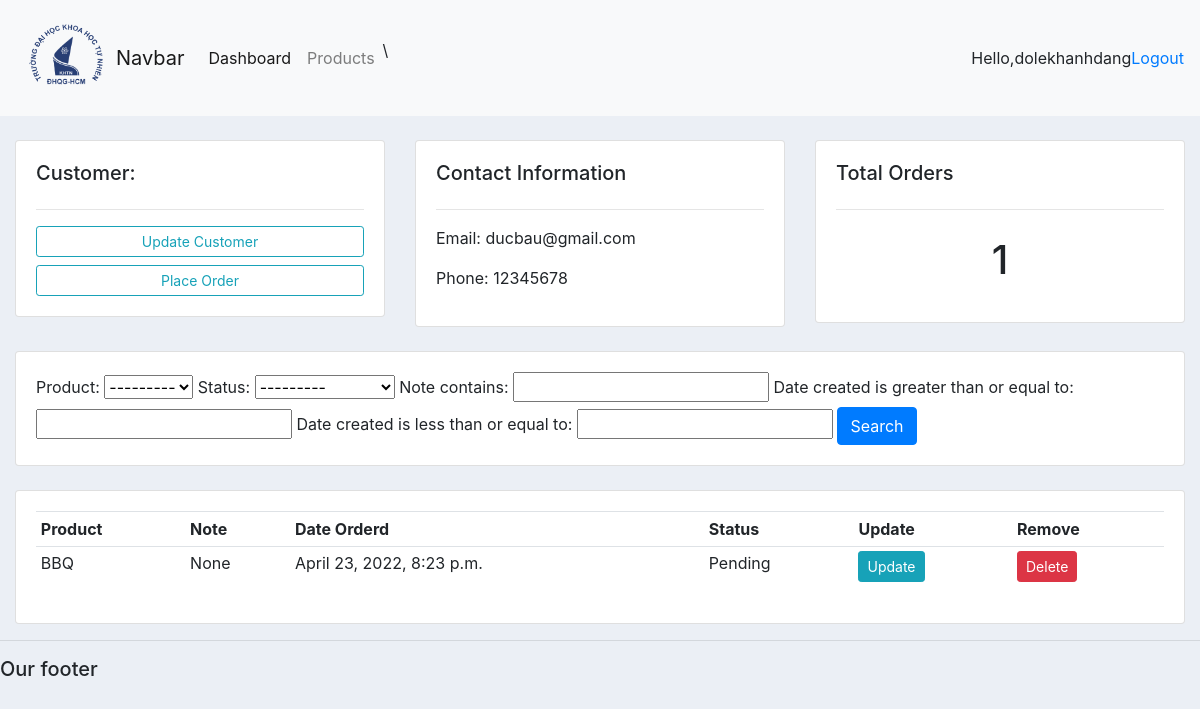
/customers/2/ (signed in), run on the app's committed database.
### accounts/models.py (models this page shows, shortened)
class Customer(models.Model):
    user = models.OneToOneField(User, null=True, blank=True, on_delete=models.CASCADE)
    name = models.CharField(max_length=200, null=True)
    phone = models.CharField(max_length=200, null=True)
    email = models.CharField(max_length=200, null=True)
    profile_pic = models.ImageField(default="logo KHTN_REMAKE.png", null=True, blank=True)
    date_created = models.DateTimeField(auto_now_add=True)

class Order(models.Model):
    STATUS = (
        ('Pending', 'Pending'),
        ('Out for delivery', 'Out for delivery'),
        ('Delivered', 'Delivered')
    )
    customer = models.ForeignKey(Customer, null=True, on_delete=models.SET_NULL)
    product = models.ForeignKey(Product, null=True, on_delete=models.SET_NULL)
    date_created = models.DateTimeField(auto_now_add=True)
    status = models.CharField(max_length=200, null=True, choices=STATUS)
    note = models.CharField(max_length=200, null=True)

class Product(models.Model):
    CATELOGY = (
        ('Indoor', 'Indoor'),
        ('Outdoor', 'Outdoor')
    )
    name = models.CharField(max_length=200, null=True)
    price = models.FloatField(null=True)
    category = models.CharField(max_length=200, null=True, choices=CATELOGY)
    description = models.CharField(max_length=200, null=True, blank=True)
    date_created = models.DateTimeField(auto_now_add=True)
    tags = models.ManyToManyField(Tag)
    def __str__(self):
        return self.name

### accounts/decorators.py (the view)
        def wrapper_func(request, *args, **kwargs):
            group = None
            if request.user.groups.exists():
                group = request.user.groups.all()[0].name
            if group in allowed_roles:
                return view_func(request, *args, **kwargs)
            else:
                return HttpResponse('You are not authorized to view this page')

### accounts/views.py (called while the page is built)
@login_required(login_url='login')
@allowed_users(allowed_roles=['admin'])
def customers(request, pk_test):
    customers = Customer.objects.get(id=pk_test)
    orders = customers.order_set.all()
    order_count = orders.count()
    myFilter = OrderFilter(request.GET, queryset=orders)
    orders = myFilter.qs
    context = {'customers': customers, 'orders': orders,
               'order_count': order_count,
               'myFilter': myFilter}
    return render(request, 'accounts/customers.html', context)

### templates/accounts/customers.html
<!DOCTYPE html>
{%  extends 'accounts/main.html' %}
{% block content %}
	<br>
<div class="row">
	<div class="col-md">
		<div class="card card-body">
			<h5>Customer:</h5>
			<hr>
			<a class="btn btn-outline-info  btn-sm btn-block" href="">Update Customer</a>
			<a class="btn btn-outline-info  btn-sm btn-block" href="{% url 'create_order' customers.id %}">Place Order</a>
		</div>
	</div>
	<div class="col-md">
		<div class="card card-body">
			<h5>Contact Information</h5>
			<hr>
			<p>Email: {{ customers.email }}</p>
			<p>Phone: {{ customers.phone }}</p>
		</div>
	</div>
	<div class="col-md">
		<div class="card card-body">
			<h5>Total Orders</h5>
			<hr>
			<h1 style="text-align: center;padding: 10px">{{ order_count }}</h1>
		</div>
	</div>
</div>
<br>
<div class="row">
	<div class="col">
		<div class="card card-body">
			<form method="get">
                {{ myFilter.form}}
		    <button class="btn btn-primary" type="submit">Search</button>
		  </form>
		</div>
	</div>
</div>
<br>
<div class="row">
	<div class="col-md">
		<div class="card card-body">
			<table class="table table-sm">
				<tr>
					<th>Product</th>
					<th>Note</th>
					<th>Date Orderd</th>
					<th>Status</th>
					<th>Update</th>
					<th>Remove</th>
				</tr>
                {% for i in orders %}
                            <tr>
                                <td>{{i.product}}</td>
                                <td>{{i.note}}</td>
                                <td>{{i.date_created}}</td>
                                <td>{{i.status}}</td>
                                 <td><a class="btn btn-sm btn-info" href="{% url 'update_order' i.id %}">Update</a></td>
                                <td><a class="btn btn-sm btn-danger" href="{%  url 'delete_order' i.id %}">Delete</a></td>
                            </tr>
                {% endfor %}
			</table>
		</div>
	</div>
</div>
{% endblock %}

### templates/accounts/navbar.html (shortened to what this page needs)
{% load static %}
<nav class="navbar navbar-expand-lg navbar-light bg-light">
  <img src="{% static 'images/logo KHTN_REMAKE.png' %}" style="width:100px;height:100px;">
    <a class="navbar-brand" href="#">Navbar</a>
  <div class="collapse navbar-collapse" id="navbarNav">
    <ul class="navbar-nav">
        {% if request.user.is_staff %}
      <li class="nav-item active">
        <a class="nav-link" href="{% url 'home' %}">Dashboard</a>
      </li>
      <li class="nav-item">
        <a class="nav-link" href="{% url 'products' %}">Products</a>
      </li>\{% else %}
             <li class="nav-item">
        <a class="nav-link" href="{% url 'account' %}">Settings</a>
      </li>
        {% endif %}
    </ul>
  </div>
    <span class="hello-msg">Hello,{{ request.user }}</span>
    <span ><a class="hello-msg" href="{% url 'logout' %}">Logout</a></span>
</nav>

### static/css/main.css (style rules this page uses)
body { background-color: #ebeff5; }

### data on the page
Customer: email "ducbau@gmail.com", phone "12345678"
Order: product "BBQ", note "None", date_created "April 23, 2022, 8:23 p.m.", status "Pending"

### other printed values
{{ request.user }} "dolekhanhdang"
{{ order_count }} "1"
